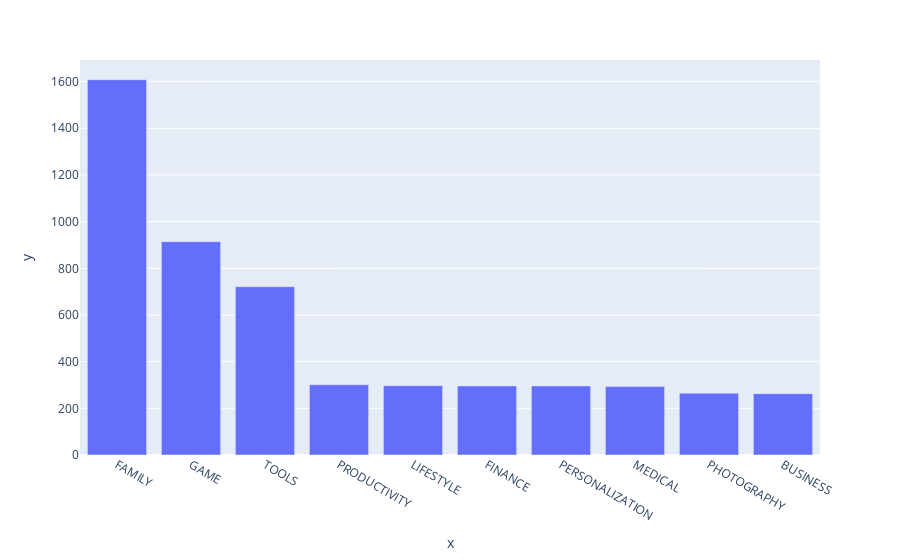

Here is the notebook cell this chart was saved with:
### Code cell
bar = px.bar(x = top10_category.index, # index = category name
             y = top10_category.values)
 
bar.show()

### Figure 1 — Plotly figure (JSON) as saved in the notebook; plotly's stock layout.template omitted (floating-point values rounded to 4 significant figures)
{"data": [{"alignmentgroup": "True", "hovertemplate": "x=%{x}<br>y=%{y}<extra></extra>", "legendgroup": "", "marker": {"color": "#636efa", "pattern": {"shape": ""}}, "name": "", "offsetgroup": "", "orientation": "v", "showlegend": false, "textposition": "auto", "type": "bar", "x": ["FAMILY", "GAME", "TOOLS", "PRODUCTIVITY", "LIFESTYLE", "FINANCE", "PERSONALIZATION", "MEDICAL", "PHOTOGRAPHY", "BUSINESS"], "xaxis": "x", "y": [1608, 914, 721, 301, 297, 296, 296, 293, 265, 263], "yaxis": "y"}], "layout": {"barmode": "relative", "legend": {"tracegroupgap": 0}, "margin": {"t": 60}, "xaxis": {"anchor": "y", "domain": [0, 1], "title": {"text": "x"}}, "yaxis": {"anchor": "x", "domain": [0, 1], "title": {"text": "y"}}}}
